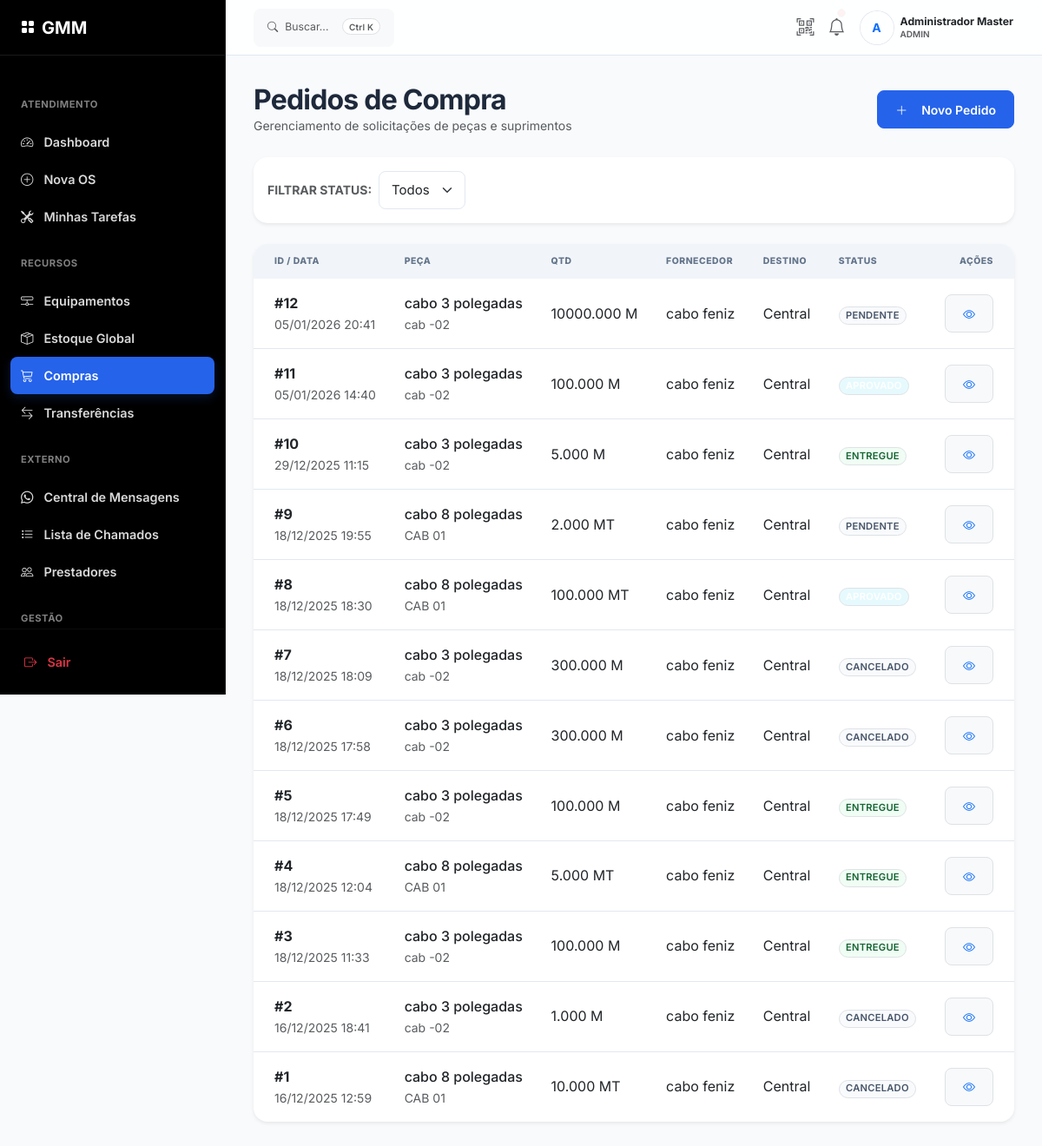
The page /compras/ (signed in) on the database its author committed.
### app/models/models.py (models this page shows, shortened)
class Usuario(UserMixin, db.Model):
    __tablename__ = 'usuarios'
    id = db.Column(db.Integer, primary_key=True)
    nome = db.Column(db.String(100), nullable=False)
    username = db.Column(db.String(50), unique=True, nullable=False)
    telefone = db.Column(db.String(20), nullable=True)
    email = db.Column(db.String(120), unique=True, nullable=True)
    senha_hash = db.Column(db.String(255), nullable=False)
    tipo = db.Column(db.String(20), nullable=False)
    foto_perfil = db.Column(db.String(255), nullable=True) # [Novo PRD 3.1.1]
    unidade_padrao_id = db.Column(db.Integer, db.ForeignKey('unidades.id'), nullable=True)
    ativo = db.Column(db.Boolean, default=True)
    ultimo_acesso = db.Column(db.DateTime, nullable=True)
    created_at = db.Column(db.DateTime, default=datetime.utcnow)
    registros = db.relationship('RegistroPonto', backref='usuario', lazy=True)

### app/models/estoque_models.py (models this page shows)
class PedidoCompra(db.Model):
    __tablename__ = 'pedidos_compra'
    id = db.Column(db.Integer, primary_key=True)
    fornecedor_id = db.Column(db.Integer, db.ForeignKey('fornecedores.id'), nullable=True)
    estoque_id = db.Column(db.Integer, db.ForeignKey('estoque.id'), nullable=False)
    quantidade = db.Column(db.Numeric(10, 3), nullable=False)
    data_solicitacao = db.Column(db.DateTime, default=datetime.utcnow)
    data_chegada = db.Column(db.DateTime, nullable=True)
    status = db.Column(db.String(20), default='pendente')
    solicitante_id = db.Column(db.Integer, db.ForeignKey('usuarios.id'), nullable=True)
    aprovador_id = db.Column(db.Integer, db.ForeignKey('usuarios.id'), nullable=True)
    recebedor_id = db.Column(db.Integer, db.ForeignKey('usuarios.id'), nullable=True)
    token_aprovacao = db.Column(db.String(64), unique=True, nullable=True)
    token_expira_em = db.Column(db.DateTime, nullable=True)
    justificativa = db.Column(db.Text, nullable=True)
    unidade_destino_id = db.Column(db.Integer, db.ForeignKey('unidades.id'), nullable=True)
    fornecedor = db.relationship('Fornecedor', backref='pedidos')
    peca = db.relationship('Estoque')
    solicitante = db.relationship('Usuario', foreign_keys=[solicitante_id])
    aprovador = db.relationship('Usuario', foreign_keys=[aprovador_id])
    recebedor = db.relationship('Usuario', foreign_keys=[recebedor_id])
    unidade_destino = db.relationship('Unidade', foreign_keys=[unidade_destino_id])

class Estoque(db.Model):
    __tablename__ = 'estoque'
    id = db.Column(db.Integer, primary_key=True)
    codigo = db.Column(db.String(20), unique=True, nullable=False)
    nome = db.Column(db.String(150), nullable=False)
    categoria_id = db.Column(db.Integer, db.ForeignKey('categorias_estoque.id'))
    unidade_medida = db.Column(db.String(5), nullable=False)
    quantidade_atual = db.Column(db.Numeric(10, 3), nullable=False, default=0)
    quantidade_minima = db.Column(db.Numeric(10, 3), nullable=False, default=5)
    valor_unitario = db.Column(db.Numeric(10, 2), nullable=True)
    localizacao = db.Column(db.String(100), nullable=True)
    unidade_id = db.Column(db.Integer, db.ForeignKey('unidades.id'), nullable=True)
    updated_at = db.Column(db.DateTime, default=datetime.utcnow, onupdate=datetime.utcnow)
    categoria = db.relationship('CategoriaEstoque', backref='itens')
    unidade = db.relationship('Unidade', backref='estoque_itens')

class Fornecedor(db.Model):
    __tablename__ = 'fornecedores'
    id = db.Column(db.Integer, primary_key=True)
    nome = db.Column(db.String(150), nullable=False)
    endereco = db.Column(db.String(255), nullable=True)
    email = db.Column(db.String(120), nullable=False)
    telefone = db.Column(db.String(20), nullable=True)
    prazo_medio_entrega_dias = db.Column(db.Float, default=7.0)
    total_pedidos_entregues = db.Column(db.Integer, default=0)
    created_at = db.Column(db.DateTime, default=datetime.utcnow)

### app/routes/compras.py (the view)
@bp.route('/')
@login_required
def listar():
    status_filter = request.args.get('status')
    query = PedidoCompra.query
    if status_filter:
        query = query.filter_by(status=status_filter)
    pedidos = query.order_by(PedidoCompra.data_solicitacao.desc()).all()
    return render_template('compras/lista.html', pedidos=pedidos, status_atual=status_filter)

### app/templates/compras/lista.html (shortened to what this page needs)
{% extends "base.html" %}
{% block content %}
<div class="mb-4 d-flex justify-content-between align-items-center">
    <div>
        <h2 class="fw-bold mb-0">Pedidos de Compra</h2>
        <p class="text-muted small mb-0">Gerenciamento de solicitações de peças e suprimentos</p>
    </div>
    <a href="{{ url_for('compras.novo') }}" class="btn btn-primary">
        <i class="bi bi-plus-lg me-2"></i>Novo Pedido
    </a>
</div>
<div class="card border-0 shadow-sm mb-4">
    <div class="card-body py-3">
        <form class="row g-2 align-items-center" method="GET">
            <div class="col-auto">
                <label class="small text-muted fw-bold text-uppercase">Filtrar Status:</label>
            </div>
            <div class="col-auto">
                <select name="status" class="form-select form-select-sm" onchange="this.form.submit()">
                    <option value="">Todos</option>
                </select>
            </div>
        </form>
    </div>
</div>
<div class="card border-0 shadow-sm overflow-hidden">
    <div class="table-responsive">
        <table class="table table-hover mb-0 align-middle">
            <thead class="bg-light">
                <tr>
                    <th class="ps-4">ID / Data</th>
                    <th>Peça</th>
                    <th>Qtd</th>
                    <th>Fornecedor</th>
                    <th>Destino</th>
                    <th>Status</th>
                    <th class="text-end pe-4">Ações</th>
                </tr>
            </thead>
            <tbody>
                {% for p in pedidos %}
                <tr>
                    <td class="ps-4">
                        <div class="fw-bold">#{{ p.id }}</div>
                        <div class="small text-muted">{{ p.data_solicitacao.strftime('%d/%m/%Y %H:%M') }}</div>
                    </td>
                    <td>
                        <div class="fw-medium">{{ p.peca.nome }}</div>
                        <div class="small text-muted">{{ p.peca.codigo }}</div>
                    </td>
                    <td>{{ "{:g}".format(p.quantidade) }} {{ p.peca.unidade_medida }}</td>
                    <td>{{ p.fornecedor.nome if p.fornecedor else '<span class="text-muted italic">Não
                            definido</span>'|safe }}</td>
                    <td>{{ p.unidade_destino.nome if p.unidade_destino else 'Central' }}</td>
                    <td>
                        {% set badge_class = 'secondary' %}
                        {% if p.status == 'solicitado' %}{% set badge_class = 'warning text-dark' %}
                        {% elif p.status == 'aprovado' %}{% set badge_class = 'info text-white' %}
                        {% elif p.status == 'entregue' %}{% set badge_class = 'success' %}
                        {% elif p.status == 'rejeitado' %}{% set badge_class = 'danger' %}
                        {% endif %}
                        <span
                            class="badge bg-{{ badge_class }} bg-opacity-10 text-{{ badge_class.split(' ')[0] }} border">
                            {{ p.status|upper }}
                        </span>
                    </td>
                    <td class="text-end pe-4">
                        <a href="{{ url_for('compras.detalhes', id=p.id) }}"
                            class="btn btn-sm btn-light text-primary border">
                            <i class="bi bi-eye"></i>
                        </a>
                    </td>
                </tr>
                {% endfor %}
            </tbody>
        </table>
    </div>
</div>
{% endblock %}

### app/templates/base.html (shortened to what this page needs)
<!DOCTYPE html>
<html lang="pt-br">
<head>
    <link href="https://cdn.jsdelivr.net/npm/bootstrap@5.3.0/dist/css/bootstrap.min.css" rel="stylesheet">
    <link rel="stylesheet" href="https://cdn.jsdelivr.net/npm/bootstrap-icons@1.10.5/font/bootstrap-icons.css">
    <link rel="stylesheet" href="{{ url_for('static', filename='css/style.css') }}">
</head>
<body>
    <div class="app-shell">
        <aside class="offcanvas-lg offcanvas-start app-sidebar" tabindex="-1" id="sidebar"
            aria-labelledby="sidebarLabel">
            <div class="sidebar-header">
                <a class="text-white text-decoration-none d-flex align-items-center gap-2"
                    href="{{ url_for('ponto.index') }}">
                    <i class="bi bi-grid-fill text-accent"></i>
                    <span class="fw-bold fs-5">GMM</span>
                </a>
            </div>
            <div class="sidebar-nav">
                {% if current_user.is_authenticated %}
                <div class="nav-group">
                    <div class="nav-group-title">Atendimento</div>
                    <a href="{{ url_for('ponto.index') }}"
                        class="nav-link-saas {{ 'active' if request.endpoint == 'ponto.index' }}">
                        <i class="bi bi-speedometer2"></i> Dashboard
                    </a>
                    <a href="{{ url_for('os.nova_os') }}"
                        class="nav-link-saas {{ 'active' if request.endpoint == 'os.nova_os' }}">
                        <i class="bi bi-plus-circle"></i> Nova OS
                    </a>
                    <a href="{{ url_for('ponto.index') }}#minhas-os" class="nav-link-saas">
                        <i class="bi bi-tools"></i> Minhas Tarefas
                    </a>
                </div>
                <div class="nav-group">
                    <div class="nav-group-title">Recursos</div>
                    <a href="{{ url_for('equipamentos.listar') }}"
                        class="nav-link-saas {{ 'active' if 'equipamentos' in request.endpoint }}">
                        <i class="bi bi-hdd-network"></i> Equipamentos
                    </a>
                    <a href="{{ url_for('os.painel_estoque') }}"
                        class="nav-link-saas {{ 'active' if 'estoque' in request.endpoint }}">
                        <i class="bi bi-box-seam"></i> Estoque Global
                    </a>
                    {% if current_user.tipo in ['admin', 'comprador', 'gerente'] %}
                    <a href="{{ url_for('admin.compras_painel') }}"
                        class="nav-link-saas {{ 'active' if 'compras' in request.endpoint }}">
                        <i class="bi bi-cart3"></i> Compras
                    </a>
                    <a href="{{ url_for('admin.transferencias_painel') }}"
                        class="nav-link-saas {{ 'active' if 'transferencias' in request.endpoint }}">
                        <i class="bi bi-arrow-left-right"></i> Transferências
                    </a>
                    {% endif %}
                </div>
                <div class="nav-group">
                    <div class="nav-group-title">Externo</div>
                    <a href="{{ url_for('terceirizados.central_mensagens') }}"
                        class="nav-link-saas {{ 'active' if request.endpoint == 'terceirizados.central_mensagens' }}">
                        <i class="bi bi-whatsapp"></i> Central de Mensagens
                    </a>
                    <a href="{{ url_for('terceirizados.listar_chamados') }}"
                        class="nav-link-saas {{ 'active' if request.endpoint == 'terceirizados.listar_chamados' }}">
                        <i class="bi bi-list-task"></i> Lista de Chamados
                    </a>
                    {% if current_user.tipo in ['admin', 'gerente'] %}
                    <a href="{{ url_for('terceirizados.listar_prestadores') }}"
                        class="nav-link-saas {{ 'active' if request.endpoint == 'terceirizados.listar_prestadores' }}">
                        <i class="bi bi-people"></i> Prestadores
                    </a>
                    {% endif %}
                </div>
                {% if current_user.tipo in ['admin', 'gerente'] %}
                <div class="nav-group">
                    <div class="nav-group-title">Gestão</div>
                </div>
                {% endif %}
                {% endif %}
            </div>
            {% if current_user.is_authenticated %}
            <div class="p-3 border-top border-secondary border-opacity-10">
                <a href="{{ url_for('auth.logout') }}" class="nav-link-saas text-danger">
                    <i class="bi bi-box-arrow-right"></i> Sair
                </a>
            </div>
            {% endif %}
        </aside>
        <div class="main-wrapper">
            <header class="app-header">
                <div class="d-flex align-items-center gap-3">
                    <button class="btn btn-secondary border-0 bg-light d-none d-md-flex align-items-center gap-2 px-3"
                        onclick="SearchModule.open()">
                        <i class="bi bi-search small text-muted"></i>
                        <span class="text-muted fw-normal small">Buscar...</span>
                        <span class="badge bg-white text-muted border ms-2" style="font-size: 10px;">Ctrl K</span>
                    </button>
                </div>
                <div class="d-flex align-items-center gap-3">
                    {% if current_user.is_authenticated %}
                    <button class="btn btn-icon text-muted p-0 border-0 bg-transparent" onclick="abrirScannerQR()">
                        <i class="bi bi-qr-code-scan fs-5"></i>
                    </button>
                    <button class="btn btn-icon text-muted position-relative p-0 border-0 bg-transparent">
                        <i class="bi bi-bell fs-5"></i>
                        <span
                            class="position-absolute top-0 start-100 translate-middle p-1 bg-danger border border-light rounded-circle"
                            style="margin-top: 5px; margin-left: -5px;">
                        </span>
                    </button>
                    <div class="dropdown">
                        <button
                            class="btn btn-link text-decoration-none p-0 d-flex align-items-center gap-2 dropdown-toggle-no-caret"
                            data-bs-toggle="dropdown">
                            <div class="avatar-circle bg-accent bg-opacity-10 text-accent fw-bold rounded-circle d-flex align-items-center justify-content-center"
                                style="width: 38px; height: 38px; border: 2px solid #fff; box-shadow: 0 0 0 1px var(--border);">
                                {{ current_user.nome[0] | upper }}
                            </div>
                            <div class="text-start d-none d-lg-block" style="line-height: 1.2;">
                                <div class="fw-bold text-dark small">{{ current_user.nome }}</div>
                                <div class="text-muted" style="font-size: 10px;">{{ current_user.tipo | upper }}</div>
                            </div>
                        </button>
                    </div>
                    {% endif %}
                </div>
            </header>
            <main class="content-inner">
                {% block content %}{% endblock %}
            </main>
        </div>
    </div>
</body>
</html>

### rows shown on the page
Usuario: nome "A", nome "Administrador Master", tipo "ADMIN"
PedidoCompra: id "12", data_solicitacao "05/01/2026 20:41", peca.nome "cabo 3 polegadas", peca.codigo "cab -02", quantidade "10000.000", peca.unidade_medida "M", fornecedor "cabo feniz", unidade_destino "Central", status "PENDENTE"
PedidoCompra: id "11", data_solicitacao "05/01/2026 14:40", peca.nome "cabo 3 polegadas", peca.codigo "cab -02", quantidade "100.000", peca.unidade_medida "M", fornecedor "cabo feniz", unidade_destino "Central"
PedidoCompra: id "10", data_solicitacao "29/12/2025 11:15", peca.nome "cabo 3 polegadas", peca.codigo "cab -02", quantidade "5.000", peca.unidade_medida "M", fornecedor "cabo feniz", unidade_destino "Central", status "ENTREGUE"
PedidoCompra: id "9", data_solicitacao "18/12/2025 19:55", peca.nome "cabo 8 polegadas", peca.codigo "CAB 01", quantidade "2.000", peca.unidade_medida "MT", fornecedor "cabo feniz", unidade_destino "Central", status "PENDENTE"
PedidoCompra: id "8", data_solicitacao "18/12/2025 18:30", peca.nome "cabo 8 polegadas", peca.codigo "CAB 01", quantidade "100.000", peca.unidade_medida "MT", fornecedor "cabo feniz", unidade_destino "Central"
PedidoCompra: id "7", data_solicitacao "18/12/2025 18:09", peca.nome "cabo 3 polegadas", peca.codigo "cab -02", quantidade "300.000", peca.unidade_medida "M", fornecedor "cabo feniz", unidade_destino "Central", status "CANCELADO"
PedidoCompra: id "6", data_solicitacao "18/12/2025 17:58", peca.nome "cabo 3 polegadas", peca.codigo "cab -02", quantidade "300.000", peca.unidade_medida "M", fornecedor "cabo feniz", unidade_destino "Central", status "CANCELADO"
PedidoCompra: id "5", data_solicitacao "18/12/2025 17:49", peca.nome "cabo 3 polegadas", peca.codigo "cab -02", quantidade "100.000", peca.unidade_medida "M", fornecedor "cabo feniz", unidade_destino "Central", status "ENTREGUE"
PedidoCompra: id "4", data_solicitacao "18/12/2025 12:04", peca.nome "cabo 8 polegadas", peca.codigo "CAB 01", quantidade "5.000", peca.unidade_medida "MT", fornecedor "cabo feniz", unidade_destino "Central", status "ENTREGUE"
PedidoCompra: id "3", data_solicitacao "18/12/2025 11:33", peca.nome "cabo 3 polegadas", peca.codigo "cab -02", quantidade "100.000", peca.unidade_medida "M", fornecedor "cabo feniz", unidade_destino "Central", status "ENTREGUE"
PedidoCompra: id "2", data_solicitacao "16/12/2025 18:41", peca.nome "cabo 3 polegadas", peca.codigo "cab -02", quantidade "1.000", peca.unidade_medida "M", fornecedor "cabo feniz", unidade_destino "Central", status "CANCELADO"
PedidoCompra: id "1", data_solicitacao "16/12/2025 12:59", peca.nome "cabo 8 polegadas", peca.codigo "CAB 01", quantidade "10.000", peca.unidade_medida "MT", fornecedor "cabo feniz", unidade_destino "Central", status "CANCELADO"
